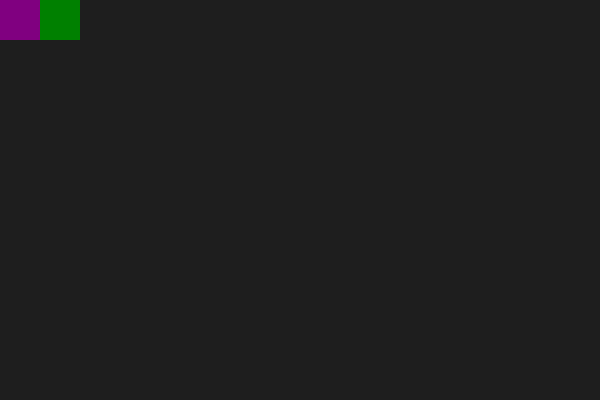
Frame 1 (no input)
Frame 60 (no input): identical to frame 1, image omitted
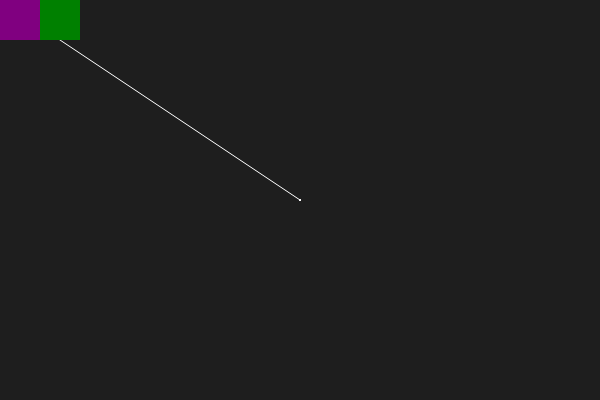
Frame 120 (the mouse pressed at the canvas centre since frame 60)

The p5.js sketch that drew these frames (run headless with seeded random() and noise() and a simulated clock; from frame 60 on, the mouse is pressed at the canvas centre):

// p5.js sketch
// ── sketch.js
var c = "white";

function setup() {
  createCanvas(600, 400);
	background(30);
}

function draw() {
    
  if (mouseIsPressed) {
		stroke(c);
    line(mouseX, mouseY, pmouseX, pmouseY);
  }

	noStroke();
  //draw the first button
  fill("purple");
  rect(0, 0, 40, 40);

  //draw the second button
  fill("green");
  rect(40, 0, 40, 40);

  
}

//this will run whenever the mouse is pressed
function mousePressed() {
  if (mouseX > 0 && mouseX < 40 && mouseY > 0 && mouseY < 40) {
    //set the variables to random values
    c = "purple";
  }
  if (mouseX > 40 && mouseX < 80 && mouseY > 0 && mouseY < 40) {
    //set the variables to random values
    c = "green";
  }
 
  
}
